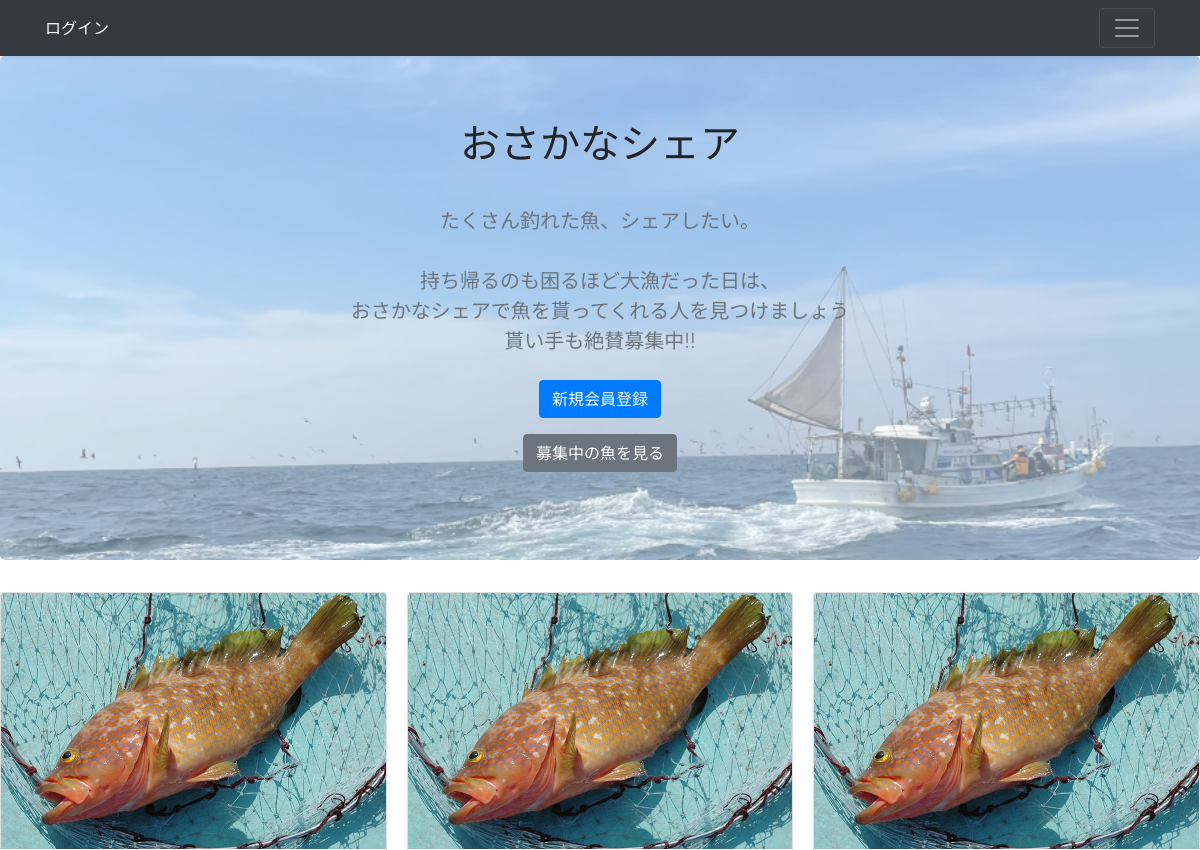
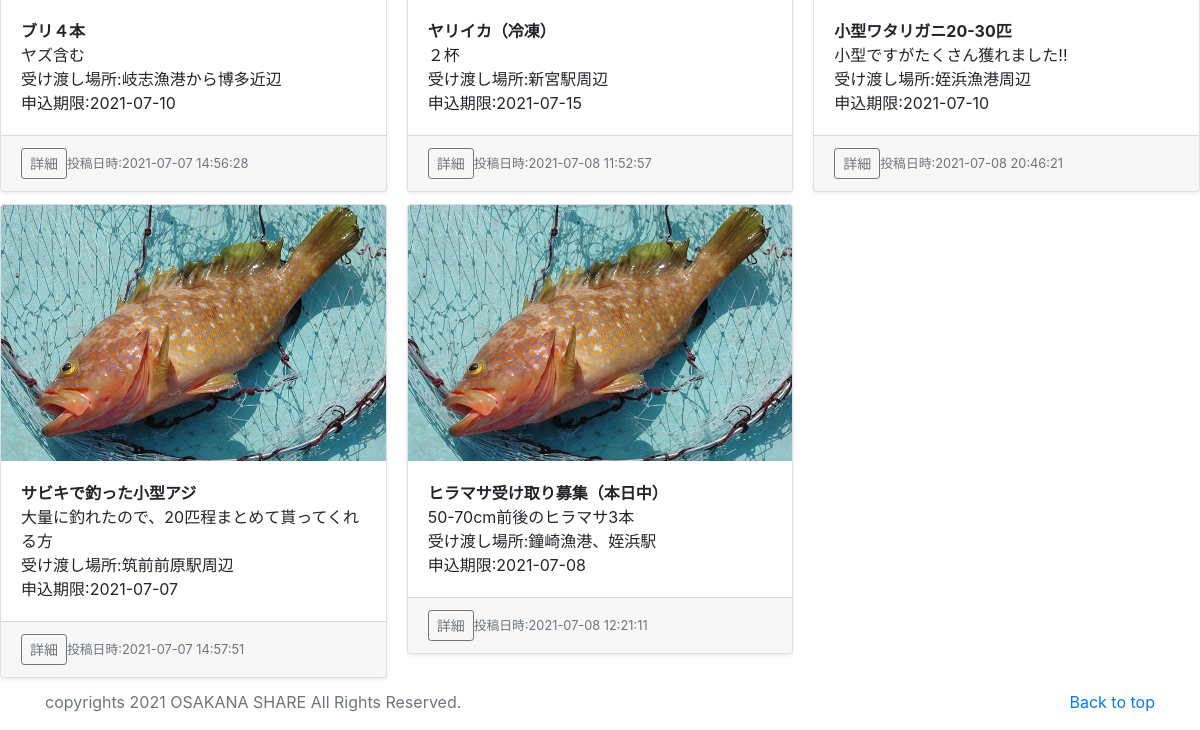
Before: / with the older database file (2 pictures, top to bottom).
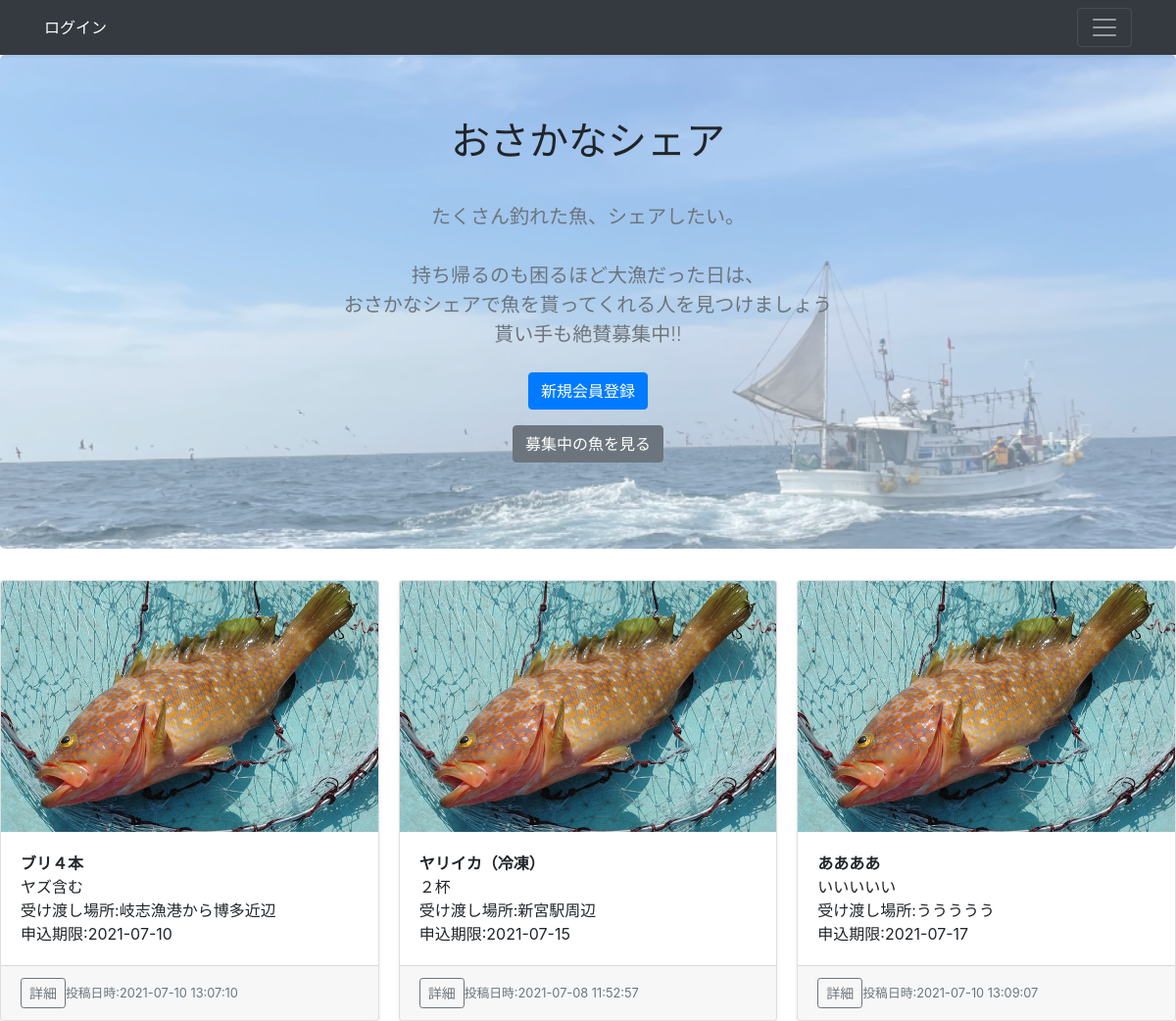
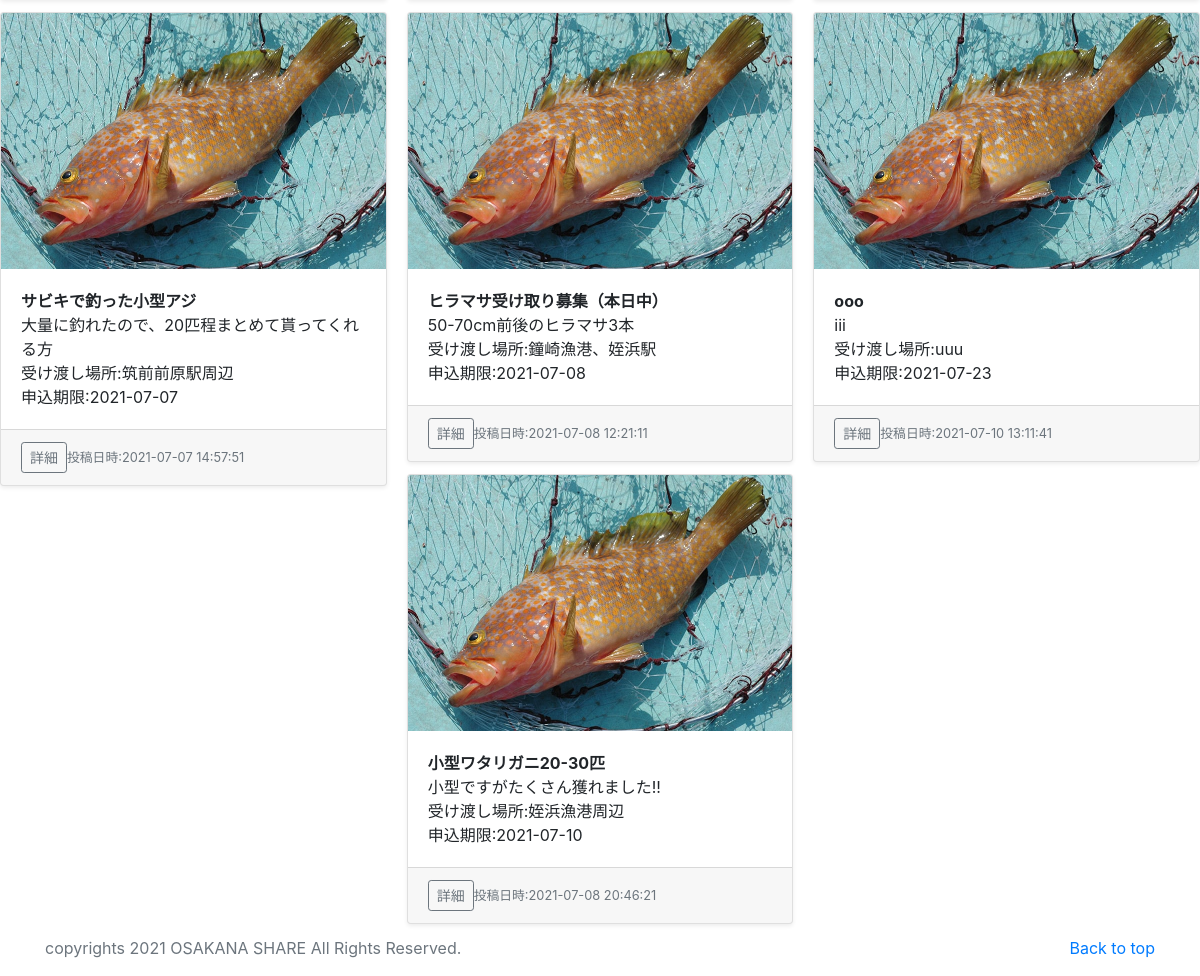
After: the same page with the newer database file (2 pictures, top to bottom).
### tables this page shows
CREATE TABLE `fish_list` (
  `id` int(12) NOT NULL,
  `title` varchar(128) NOT NULL,
  `detail` varchar(500) NOT NULL,
  `place` varchar(126) NOT NULL,
  `deadline` date NOT NULL,
  `created_at` datetime NOT NULL,
  `updated_at` datetime NOT NULL,
  `created_user_id` int(128) NOT NULL
);

### index.php (the view, shortened to what this page needs)
<?php
$pdo = connect_to_db();
$sql = 'SELECT * FROM fish_list';
$stmt = $pdo->prepare($sql);
$status = $stmt->execute();
if ($status == false) {
  $error = $stmt->errorInfo();
  exit('sqlError:' . $error[2]);
} else {
  $result = $stmt->fetchAll(PDO::FETCH_ASSOC);
  $output = "";
  foreach ($result as $record) {
    $output .= "<div class='card shadow-sm'>";
    $output .= "<img class='card-img-top' src='fish/kijihata.jpeg' alt=''>";
    $output .= "<div class='card-body'><strong>{$record["title"]}</strong><br><p class='card-text'>{$record["detail"]}<br>受け渡し場所:{$record["place"]}<br>申込期限:{$record["deadline"]}</p></div>";
    $output .= "<div class='card-footer'>";
    $output .= "<div class='btn-group'>";
    $output .= "<button type='button' class='btn btn-sm btn-outline-secondary'>詳細</button>";
    $output .= "</div>";
    $output .= "<small class='text-muted'>投稿日時:{$record["updated_at"]}</small>";
    $output .= "</div>";
    $output .= "</div>";
  }
}
?>
<!doctype html>
<html lang="ja">
<head>
  <link href="bootstrap.css" rel="stylesheet">
  <link href="album.css" rel="stylesheet">
</head>
<body>
  <header>
    <div class="navbar navbar-dark bg-dark shadow-sm">
      <div class="container d-flex justify-content-between">
        <a href="../album/login/login.php" class="navbar-brand d-flex align-items-center">
          <small id="login">ログイン</small>
        </a>
        <button class="navbar-toggler" type="button" data-toggle="collapse" data-target="#navbarHeader" aria-controls="navbarHeader" aria-expanded="false" aria-label="Toggle navigation">
          <span class="navbar-toggler-icon"></span>
        </button>
      </div>
    </div>
  </header>
  <main role="main">
    <section class="jumbotron text-center top-img">
      <div class="container">
        <h1>おさかなシェア</h1>
        <p class="lead text-muted"><br>たくさん釣れた魚、シェアしたい。<br><br>持ち帰るのも困るほど大漁だった日は、<br>おさかなシェアで魚を貰ってくれる人を見つけましょう<br>貰い手も絶賛募集中!!</p>
        <p>
          <a href="new_resister/new_register_input.php" class="btn btn-primary my-2">新規会員登録</a><br>
          <a href="give/give_read.php" class="btn btn-secondary my-2">募集中の魚を見る</a>
        </p>
      </div>
    </section>
    <div class="card-columns">
      <?= $output ?>
    </div>
  </main>
  <footer class="text-muted">
    <div class="container">
      <p class="float-right">
        <a href="#login">Back to top</a>
      </p>
      <p>copyrights 2021 OSAKANA SHARE All Rights Reserved.</p>
    </div>
  </footer>
</body>
</html>

Changed rows visible on the page:
changed fish_list "ブリ４本": updated_at "2021-07-07 14:56:28" → "2021-07-10 13:07:10"
added fish_list: title "ああああ", detail "いいいいい", place "ううううう", deadline "2021-07-17", updated_at "2021-07-10 13:09:07"
added fish_list: title "ooo", detail "iii", place "uuu", deadline "2021-07-23", updated_at "2021-07-10 13:11:41"
